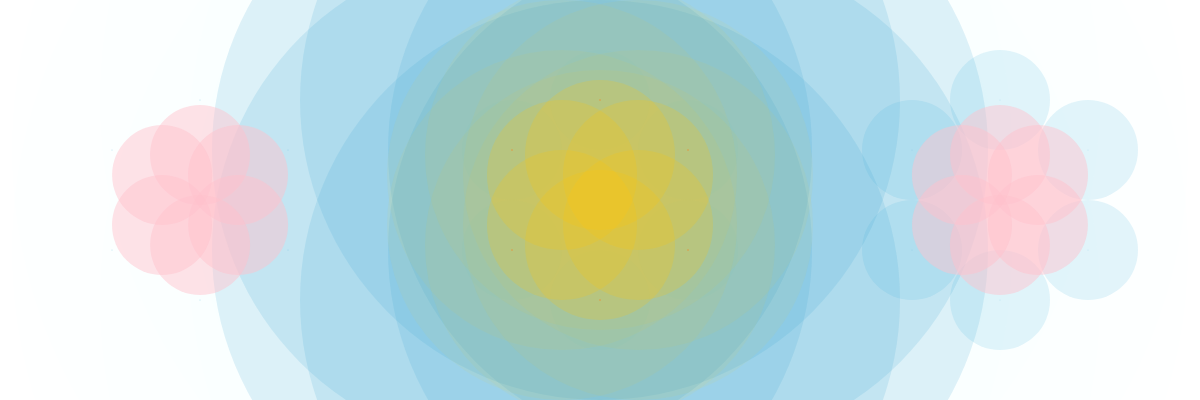
Frame 1 (no input)
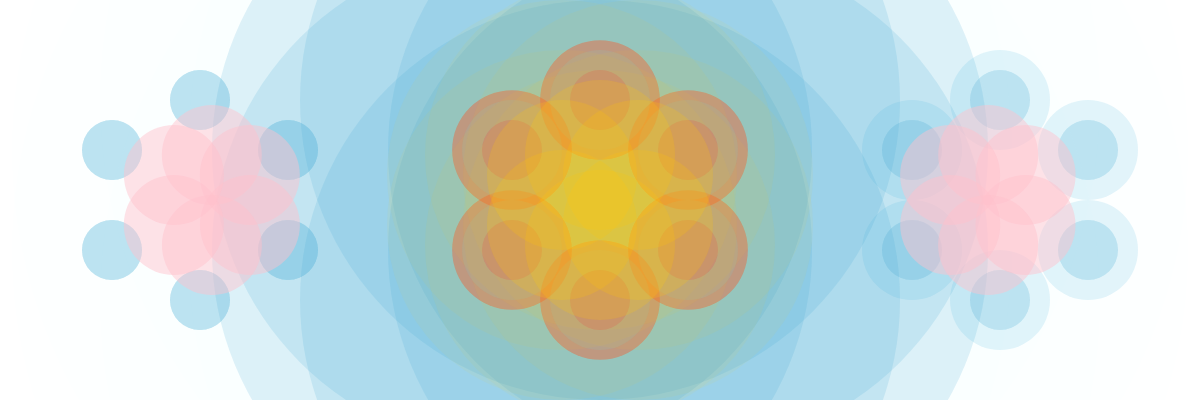
Frame 60 (no input)
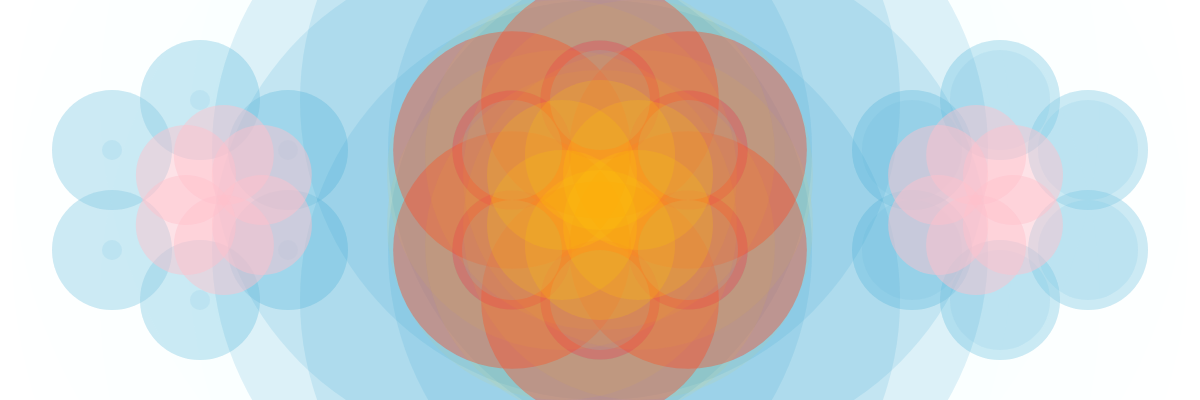
Frame 120 (the mouse pressed at the canvas centre since frame 60)

The p5.js sketch that drew these frames (run headless with seeded random() and noise() and a simulated clock; from frame 60 on, the mouse is pressed at the canvas centre):

// p5.js sketch
// ── sketch.js
let xPos1_1;
let xPos1_2;
let xPos1_3;
let xPos2_1;
let xPos2_2;
let xPos2_3;

function setup() {
  xPos1_1 = 200;
  xPos1_2 = 238;
  xPos1_3 = 162;

  xPos2_1 = 1000;
  xPos2_2 = 1038;
  xPos2_3 = 962;
  createCanvas(1200, 400);

}

function draw() {
  background(255);


  //Left

  fill("#97CBE142")
  noStroke();
  ellipse(200, 100, frameCount % 150);
  ellipse(288, 150, frameCount % 150);
  ellipse(288, 250, frameCount % 150);
  ellipse(200, 300, frameCount % 150);
  ellipse(112, 250, frameCount % 150);
  ellipse(112, 150, frameCount % 150);


  fill("#72C2E430")
  noStroke();
  ellipse(200, 100, frameCount % 250);
  ellipse(288, 150, frameCount % 250);
  ellipse(288, 250, frameCount % 250);
  ellipse(200, 300, frameCount % 250);
  ellipse(112, 250, frameCount % 250);
  ellipse(112, 150, frameCount % 250);


  fill('#72C2E430');
  noStroke();
  ellipse(200, 100, frameCount % 100);
  ellipse(288, 150, frameCount % 100);
  ellipse(288, 250, frameCount % 100);
  ellipse(200, 300, frameCount % 100);
  ellipse(112, 250, frameCount % 100);
  ellipse(112, 150, frameCount % 100);


  //


  //Right 

  fill("#97CBE142")
  noStroke();
  ellipse(1000, 100, frameCount % 150);
  ellipse(1088, 150, frameCount % 150);
  ellipse(1088, 250, frameCount % 150);
  ellipse(1000, 300, frameCount % 150);
  ellipse(912, 250, frameCount % 150);
  ellipse(912, 150, frameCount % 150);


  fill("#72C2E430")
  noStroke();
  ellipse(1000, 100, frameCount % 250);
  ellipse(1088, 150, frameCount % 250);
  ellipse(1088, 250, frameCount % 250);
  ellipse(1000, 300, frameCount % 250);
  ellipse(912, 250, frameCount % 250);
  ellipse(912, 150, frameCount % 250);


  fill('#72C2E430')
  noStroke();
  ellipse(1000, 100, 100);
  ellipse(1088, 150, 100);
  ellipse(1088, 250, 100);
  ellipse(1000, 300, 100);
  ellipse(912, 250, 100);
  ellipse(912, 150, 100);






  //Central 


  fill("#97CBE130")
  noStroke();
  ellipse(600, 100, frameCount % 500);
  ellipse(688, 150, frameCount % 500);
  ellipse(688, 250, frameCount % 500);
  ellipse(600, 300, frameCount % 500);
  ellipse(512, 250, frameCount % 500);
  ellipse(512, 150, frameCount % 500);


  fill("#97CBE102")
  noStroke();
  ellipse(600, 100, 1000);
  ellipse(688, 150, 1000);
  ellipse(688, 250, 1000);
  ellipse(600, 300, 1000);
  ellipse(512, 250, 1000);
  ellipse(512, 150, 1000);

  

  fill("#3AA0CD26")
  noStroke();
  ellipse(600, 100, 600);
  ellipse(688, 150, 600);
  ellipse(688, 250, 600);
  ellipse(600, 300, 600);
  ellipse(512, 250, 600);
  ellipse(512, 150, 600);


  fill("#F443366D")
  noStroke();
  ellipse(600, 100, sin(frameCount / 500) * 1000);
  ellipse(688, 150, sin(frameCount / 500) * 1000);
  ellipse(688, 250, sin(frameCount / 500) * 1000);
  ellipse(600, 300, sin(frameCount / 500) * 1000);
  ellipse(512, 250, sin(frameCount / 500) * 1000);
  ellipse(512, 150, sin(frameCount / 500) * 1000);

  

  fill("#E91E6351")
  noStroke();
  ellipse(600, 100, sin(frameCount / 600) * 600);
  ellipse(688, 150, sin(frameCount / 600) * 600);
  ellipse(688, 250, sin(frameCount / 600) * 600);
  ellipse(600, 300, sin(frameCount / 600) * 600);
  ellipse(512, 250, sin(frameCount / 600) * 600);
  ellipse(512, 150, sin(frameCount / 600) * 600);



  fill('#72C2E430')
  noStroke();
  ellipse(600, 100, 100);
  ellipse(688, 150, 100);
  ellipse(688, 250, 100);
  ellipse(600, 300, 100);
  ellipse(512, 250, 100);
  ellipse(512, 150, 100);

  fill('#FFC10733')
  noStroke();
  ellipse(600, 155, 150);
  ellipse(638, 175, 150);
  ellipse(638, 225, 150);
  ellipse(600, 245, 150);
  ellipse(562, 225, 150);
  ellipse(562, 175, 150);

  fill('#FFC1070F')
  noStroke();
  ellipse(600, 155, 350);
  ellipse(638, 175, 350);
  ellipse(638, 225, 350);
  ellipse(600, 245, 350);
  ellipse(562, 225, 350);
  ellipse(562, 175, 350);


  ////LeftPinkHex

  fill('rgba(255,192,203,0.46)');
  noStroke();
  ellipse(xPos1_1, 155, 100);
  xPos1_1 = xPos1_1 + 0.1;
  if (xPos1_1 > 599) {
    xPos1_1 = 600;
  }
  ellipse(xPos1_2, 175, 100);
  xPos1_2 = xPos1_2 + 0.1;
  if (xPos1_2 > 637) {
    xPos1_2 = 638;
  }
  ellipse(xPos1_2, 225, 100);
  xPos1_2 = xPos1_2 + 0.1;
  if (xPos1_2 > 637) {
    xPos1_2 = 638;
  }

  ellipse(xPos1_1, 245, 100);
  xPos1_1 = xPos1_1 + 0.1;
  if (xPos1_1 > 599) {
    xPos1_1 = 600;
  }
  ellipse(xPos1_3, 225, 100);
  xPos1_3 = xPos1_3 + 0.1;
  if (xPos1_3 > 561) {
    xPos1_3 = 562;
  }


  ellipse(xPos1_3, 175, 100);
  xPos1_3 = xPos1_3 + 0.1;
  if (xPos1_3 > 561) {
    xPos1_3 = 562;
  }






  ////RightPinkHex

  fill('rgba(255,192,203,0.46)')
  noStroke();
  ellipse(xPos2_1, 155, 100);
  xPos2_1 = xPos2_1 - 0.1;
  if (xPos2_1 < 601) {
    xPos2_1 = 600;
  }
  ellipse(xPos2_2, 175, 100);
  xPos2_2 = xPos2_2 - 0.11;
  if (xPos2_2 < 639) {
    xPos2_2 = 638;
  }
  ellipse(xPos2_2, 225, 100);
  xPos2_2 = xPos2_2 - 0.1;
  if (xPos2_2 < 639) {
    xPos2_2 = 638;
  }
  ellipse(xPos2_1, 245, 100);
  xPos2_1 = xPos2_1 - 0.1;
  if (xPos2_1 < 601) {
    xPos2_1 = 600;
  }
  ellipse(xPos2_3, 225, 100);
  xPos2_3 = xPos2_3 - 0.1;
  if (xPos2_3 < 563) {
    xPos2_3 = 562;
  }
  ellipse(xPos2_3, 175, 100);
  xPos2_3 = xPos2_3 - 0.1;
  if (xPos2_3 < 563) {
    xPos2_3 = 562;
  }






}
